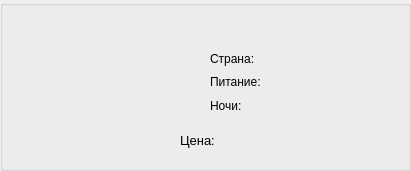
  <widget class="QGroupBox" name="groupBox_3">
   <property name="geometry">
    <rect>
     <x>540</x>
     <y>370</y>
     <width>411</width>
     <height>171</height>
    </rect>
   </property>
   <property name="title">
    <string/>
   </property>
   <widget class="QLabel" name="picture_6">
    <property name="geometry">
     <rect>
      <x>20</x>
      <y>30</y>
      <width>131</width>
      <height>101</height>
     </rect>
    </property>
    <property name="text">
     <string/>
    </property>
   </widget>
   <widget class="QLabel" name="name_6">
    <property name="geometry">
     <rect>
      <x>160</x>
      <y>10</y>
      <width>241</width>
      <height>31</height>
     </rect>
    </property>
    <property name="font">
     <font>
      <family>Segoe Print</family>
      <pointsize>11</pointsize>
      <underline>true</underline>
     </font>
    </property>
    <property name="text">
     <string/>
    </property>
   </widget>
   <widget class="QLabel" name="country_6">
    <property name="geometry">
     <rect>
      <x>270</x>
      <y>50</y>
      <width>121</width>
      <height>16</height>
     </rect>
    </property>
    <property name="text">
     <string/>
    </property>
   </widget>
   <widget class="QLabel" name="meals_6">
    <property name="geometry">
     <rect>
      <x>270</x>
      <y>70</y>
      <width>121</width>
      <height>20</height>
     </rect>
    </property>
    <property name="text">
     <string/>
    </property>
   </widget>
   <widget class="QLabel" name="label_14">
    <property name="geometry">
     <rect>
      <x>180</x>
      <y>120</y>
      <width>51</width>
      <height>41</height>
     </rect>
    </property>
    <property name="font">
     <font>
      <pointsize>10</pointsize>
     </font>
    </property>
    <property name="text">
     <string>Цена:</string>
    </property>
    <property name="textFormat">
     <enum>Qt::AutoText</enum>
    </property>
   </widget>
   <widget class="QLabel" name="nights_6">
    <property name="geometry">
     <rect>
      <x>270</x>
      <y>96</y>
      <width>121</width>
      <height>20</height>
     </rect>
    </property>
    <property name="text">
     <string/>
    </property>
   </widget>
   <widget class="QLabel" name="price_6">
    <property name="geometry">
     <rect>
      <x>240</x>
      <y>120</y>
      <width>161</width>
      <height>41</height>
     </rect>
    </property>
    <property name="font">
     <font>
      <family>Segoe Print</family>
      <pointsize>10</pointsize>
     </font>
    </property>
    <property name="text">
     <string/>
    </property>
   </widget>
   <widget class="QWidget" name="layoutWidget_3">
    <property name="geometry">
     <rect>
      <x>210</x>
      <y>50</y>
      <width>56</width>
      <height>64</height>
     </rect>
    </property>
    <layout class="QVBoxLayout" name="verticalLayout_4">
     <item>
      <widget class="QLabel" name="label_15">
       <property name="text">
        <string>Страна:</string>
       </property>
      </widget>
     </item>
     <item>
      <widget class="QLabel" name="label_16">
       <property name="text">
        <string>Питание:</string>
       </property>
      </widget>
     </item>
     <item>
      <widget class="QLabel" name="label_17">
       <property name="text">
        <string>Ночи:</string>
       </property>
      </widget>
     </item>
    </layout>
   </widget>
   <widget class="QPushButton" name="pushButton_30">
    <property name="geometry">
     <rect>
      <x>160</x>
      <y>10</y>
      <width>231</width>
      <height>31</height>
     </rect>
    </property>
    <property name="font">
     <font>
      <underline>true</underline>
     </font>
    </property>
    <property name="styleSheet">
     <string notr="true">border: 0.3 px solid white;
background-color:rgba(255, 0, 0, 0)</string>
    </property>
    <property name="text">
     <string/>
    </property>
   </widget>
  </widget>
